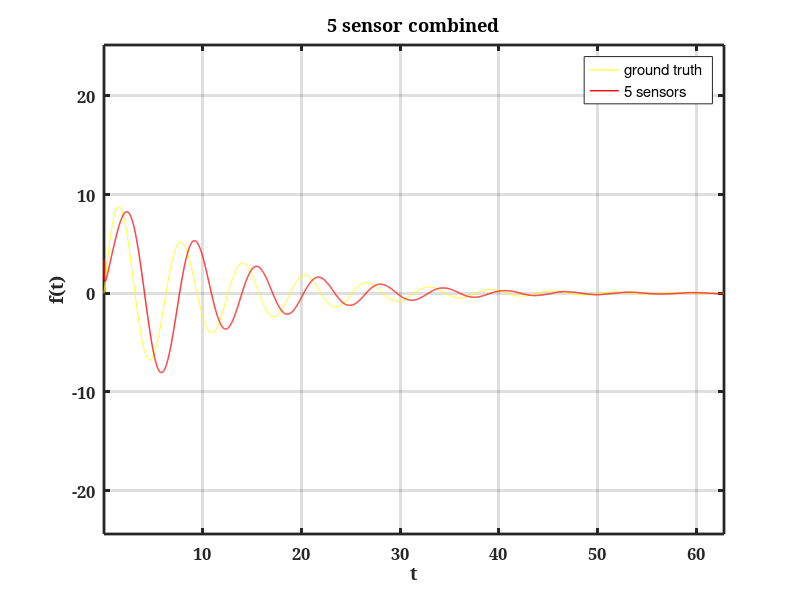

Write the MATLAB code that produced this figure.
clear;clc;more off;
%% ---------------------------------
% Trajectory
%-----------------------------------
dt = 0.01;
x = 0:dt:20*pi;
y = 10*sin(x).*exp(-x/12);

noise1 = normrnd(0, 1, size(x));
noise2 = normrnd(0, 0.1, size(x));
noise3 = normrnd(0, 0.2, size(x));
noise4 = normrnd(0, 0.2, size(x));
noise5 = normrnd(0, 0.20, size(x));

y1_noisy = y + noise1;
y2_noisy = y + noise2;
y3_noisy = y + noise3;
y4_noisy = y + noise4;
y5_noisy = y + noise5;

[~,len] = size(x);

%%%%%%%%%%%%%%%%%%%%%%%%%%%%%%%%%%%%%%%%%%%%%%%%%%%
%           DOUBLE SENSOR PART
%%%%%%%%%%%%%%%%%%%%%%%%%%%%%%%%%%%%%%%%%%%%%%%%%%%

%% initiate kalman filter matrices
%state vector initial guess
%       position 1
%       position 2
%       velocity 1
%       velocity 2
x_hat = [5;
         0.1];
% state matrix
A = [1  dt;
     0  1];
%input vector
B = 0;
u = 0;
%output scale
C =[1 dt]; %we have access only to current position
% inital covatiance estimation
P = eye(size(A))*0.5;
%measurement covariance matrix
%IF R=0 THEN K=1; (ajust primarily with measurment update) 
%IF R=large THEN K=0; (ajust primarily with predicted state)
R=[1];
%process noise covariance matrix
%(keep covariance matrix P from going too small or going to 0)
%IF P=0 THEN measurment update is ignored
Q = eye(size(A))*0;


%% Iteration
x_hat_ar = [];
y_meas = [0;0;0;0;0];
for i = 1:len
    ratio = 0.5;
    %cobination part
    %the combined reding is the regarded as measured part
    %so 2 measured values are the same
    y_meas(1) = y1_noisy(i);
    y_meas(2) = y2_noisy(i);
    y_meas(3) = y3_noisy(i);
    y_meas(4) = y4_noisy(i);
    y_meas(5) = y5_noisy(i);

    %state priori prediction
    x_p = A*x_hat + B*u; %state predicted
    %Pior estimation of estimation covariance
    P_p = A*P*A' + Q; %estimation covariance
    P_p = diag(diag(P_p)); %take only diagonal part of P
    
    for i=1:length(y_meas)
        % Measurement error
        v = y_meas(i) - C*x_p;
        % S the measurement prediction covariance on the time step k
        S = C*(P_p)*C' + R;
        % ----------------------------
        %calculate Filter gain
        K = P_p*C'/S;
    end
    % state posterior prediction
    x_hat = x_p + K*(v);
    % Posterior estimation of estimation covariance
    P = (eye(size(P_p)) - K*C)*P_p;
    
    x_hat_ar = [x_hat_ar x_hat];
end
x_hat_ar_2sen = x_hat_ar(1,:);

%% ----------Plot---------------
figure(5);
plot(x, y, 'y', x, x_hat_ar_2sen, 'r', 'LineWidth', 1, 'MarkerSize', 4), xlabel('t'), ylabel('f(t)'), axis equal, grid on, hold on;
title(['5 sensor combined']);
legend({'ground truth', '5 sensors'},'Location','northeast')
set(gca,'FontSize',12);
set(gca,'FontName','serif');
set(gca,'FontWeight','bold');
set(gca,'LineWidth',2);